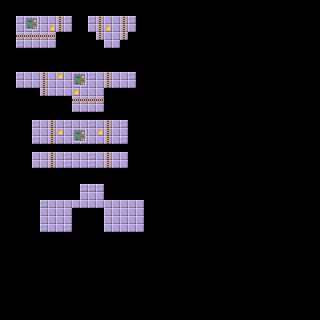

Tiled map render using the project's own tile images. Description and the map definition, with tile-layer contents summarised, below:
An orthogonal 40x40 tile map with 8x8 px tiles, 2 tile layers (clipped, tiles) and 28 objects (11x barrier, 6x polygon, 5x enemy, 2x laser, player, ...).

<map version="1.0" tiledversion="1.0.2" orientation="orthogonal" renderorder="right-down" width="40" height="40" tilewidth="8" tileheight="8" backgroundcolor="#000000" nextobjectid="48">
 <tileset firstgid="1" name="tilesheet" tilewidth="8" tileheight="8" spacing="4" margin="2" tilecount="48" columns="6">
  <image source="../img/tilesheet.png" trans="ff00ff" width="72" height="96" />
  <tile id="8">
   <objectgroup color="#000000" draworder="index" />
  </tile>
  <tile id="18">
   <animation>
    <frame tileid="18" duration="300" />
    <frame tileid="24" duration="100" />
   </animation>
  </tile>
  <tile id="19">
   <animation>
    <frame tileid="19" duration="300" />
    <frame tileid="25" duration="300" />
   </animation>
  </tile>
  <tile id="20">
   <animation>
    <frame tileid="20" duration="300" />
    <frame tileid="26" duration="500" />
   </animation>
  </tile>
  <tile id="21">
   <animation>
    <frame tileid="21" duration="200" />
    <frame tileid="27" duration="200" />
   </animation>
  </tile>
 </tileset>
 <layer name="clipped" width="40" height="40">
  <data>[1600 cells, 194 non-empty, 9 distinct tile ids]</data>
 </layer>
 <layer name="tiles" width="40" height="40">
  <data>[1600 cells, 42 non-empty, 7 distinct tile ids]</data>
 </layer>
 <objectgroup name="objects">
  <object id="1" type="polygon" x="16" y="16">
   <polygon points="0,0 56,0 56,16 40,16 40,32 0,32" />
  </object>
  <object id="3" type="enemy" x="32" y="24" width="8" height="8" />
  <object id="4" type="player" x="72" y="144" width="8" height="8" />
  <object id="6" type="polygon" x="88" y="16">
   <polygon points="0,0 48,0 48,16 40,16 40,24 32,24 32,32 16,32 16,24 8,24 8,16 0,16" />
  </object>
  <object id="7" type="enemy" x="120" y="24" width="8" height="8" />
  <object id="9" type="polygon" x="16" y="72">
   <polygon points="0,0 120,0 120,16 88,16 88,40 56,40 56,24 24,24 24,16 0,16" />
  </object>
  <object id="10" type="enemy" x="64" y="80" width="8" height="8" />
  <object id="15" type="laser" x="64" y="56" width="8" height="8" />
  <object id="17" type="laser" x="144" y="32" width="8" height="8" />
  <object id="18" type="polygon" x="40" y="120">
   <polygon points="-8,0 88,0 88,24 -8,24" />
  </object>
  <object id="19" type="enemy" x="40" y="128" width="8" height="8" />
  <object id="24" type="cannon" x="80" y="216" width="16" height="16" />
  <object id="26" type="polygon" x="32" y="152">
   <polygon points="0,0 96,0 96,16 0,16" />
  </object>
  <object id="28" type="barrier" x="72" y="184" width="8" height="16" />
  <object id="29" type="barrier" x="32" y="192" width="40" height="8" />
  <object id="30" type="barrier" x="32" y="200" width="8" height="32" />
  <object id="33" type="barrier" x="96" y="192" width="48" height="8" />
  <object id="34" type="barrier" x="72" y="208" width="32" height="8" />
  <object id="35" x="40" y="232" width="32" height="8" />
  <object id="36" type="barrier" x="96" y="176" width="8" height="16" />
  <object id="37" type="barrier" x="32" y="232" width="48" height="8" />
  <object id="40" type="xup" x="84" y="188" width="8" height="8" />
  <object id="42" type="barrier" x="72" y="176" width="24" height="8" />
  <object id="43" type="barrier" x="72" y="216" width="8" height="16" />
  <object id="44" type="barrier" x="96" y="216" width="8" height="16" />
  <object id="45" type="barrier" x="96" y="232" width="48" height="8" />
  <object id="46" type="enemy" x="48" y="208" width="8" height="8" />
  <object id="47" type="polygon" x="40" y="200">
   <polygon points="0,0 0,32 32,32 32,8 64,8 64,32 104,32 104,0 56,0 56,-16 40,-16 40,0" />
  </object>
 </objectgroup>
</map>